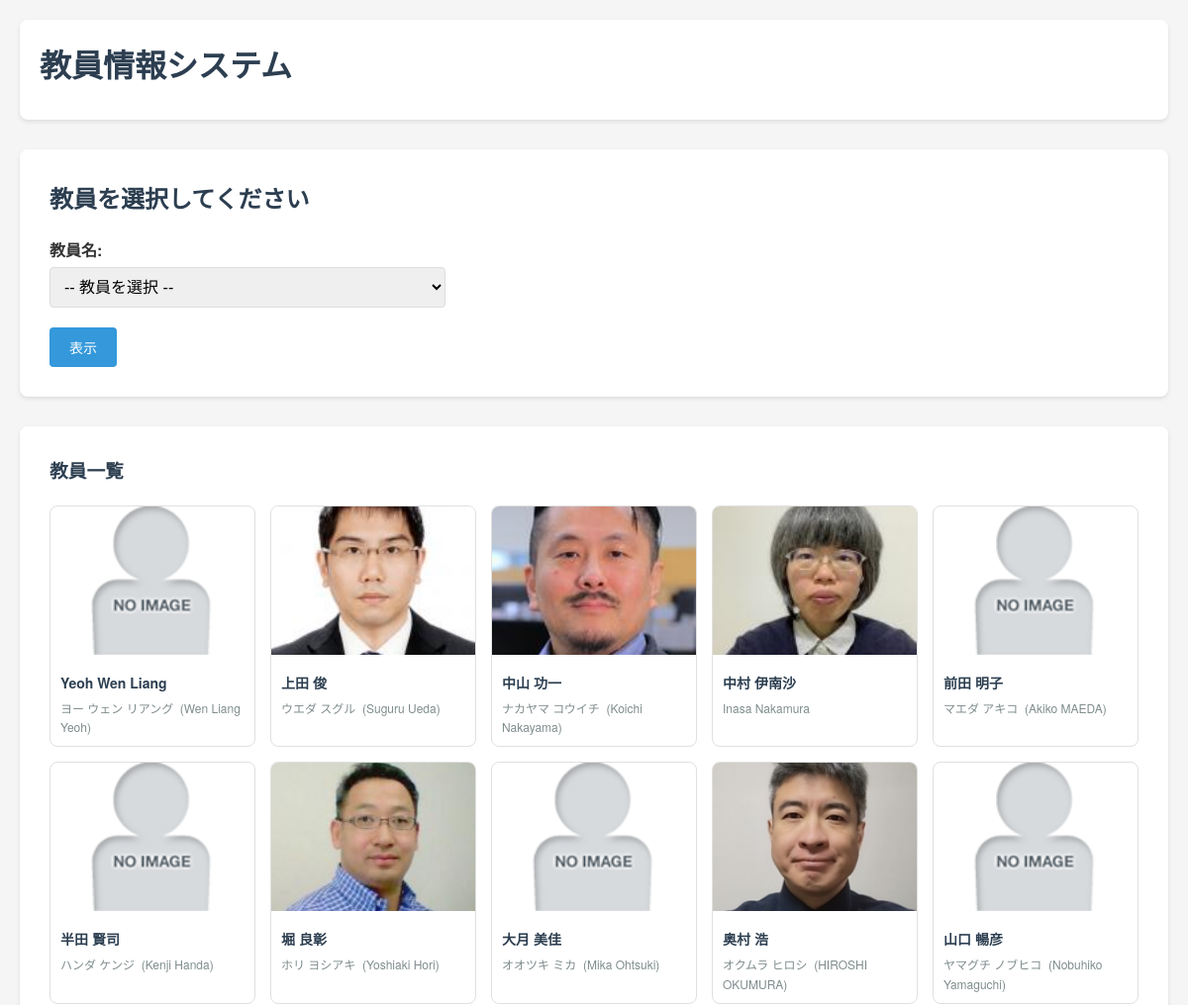
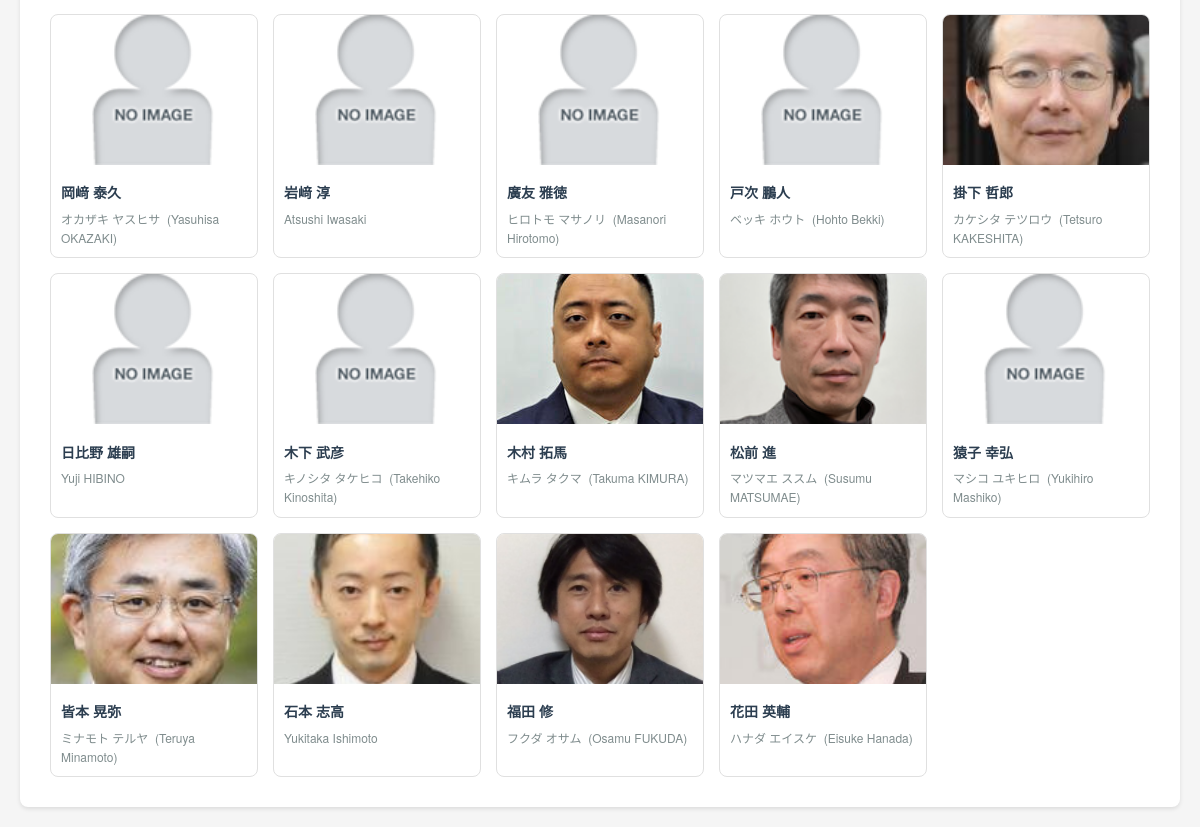
The page / on the database its author committed (2 pictures, top to bottom).
### tables this page shows
CREATE TABLE teacher (
        id   INTEGER PRIMARY KEY,
        url  TEXT UNIQUE,
        name TEXT,
        ruby TEXT,
        image TEXT
    );

### app.py (the view)
@app.route('/')
def index():
    db = get_db()
    cur = db.execute('SELECT id, name, ruby, image FROM teacher ORDER BY name')
    teachers = cur.fetchall()
    return render_template('index.html', teachers=teachers)

### app.py (called while the page is built)
def get_db():
    if 'db' not in g:
        conn = sqlite3.connect(DATABASE)
        conn.row_factory = sqlite3.Row
        g.db = conn
    return g.db

### templates/index.html (shortened to what this page needs)
<!DOCTYPE html>
<html lang="ja">
<head>
    <link rel="stylesheet" href="{{ url_for('static', filename='css/style.css') }}">
</head>
<body>
    <div class="container">
        <header>
            <h1>教員情報システム</h1>
        </header>
        <main>
            <div class="select-section">
                <h2>教員を選択してください</h2>
                <form action="{{ url_for('select_teacher') }}" method="post">
                    <div class="form-group">
                        <label for="teacher_id">教員名:</label>
                        <select name="teacher_id" id="teacher_id" required>
                            <option value="">-- 教員を選択 --</option>
                        </select>
                    </div>
                    <button type="submit" class="btn btn-primary">表示</button>
                </form>
            </div>
            <div class="teacher-list">
                <h3>教員一覧</h3>
                <div class="teacher-grid">
                    {% for teacher in teachers %}
                    <div class="teacher-card">
                        <a href="{{ url_for('teacher_detail', teacher_id=teacher.id) }}">
                            {% if teacher.image %}
                            <img src="{{ url_for('static', filename='images/' + teacher.image.split('/')[-1]) }}" alt="{{ teacher.name }}" class="teacher-image">
                            {% else %}
                            <div class="no-image">画像なし</div>
                            {% endif %}
                            <div class="teacher-info">
                                <h4>{{ teacher.name }}</h4>
                                {% if teacher.ruby %}
                                <p class="ruby">{{ teacher.ruby }}</p>
                                {% endif %}
                            </div>
                        </a>
                    </div>
                    {% endfor %}
                </div>
            </div>
        </main>
    </div>
</body>
</html>

### static/css/style.css (style rules this page uses)
* { margin: 0; padding: 0; box-sizing: border-box; }
body { font-family: 'Helvetica Neue', Arial, 'Hiragino Kaku Gothic ProN', 'Hiragino Sans', Meiryo, sans-serif; line-height: 1.6; color: #333; background-color: #f5f5f5; }
.container { max-width: 1200px; margin: 0 auto; padding: 20px; }
header { background: white; padding: 20px; margin-bottom: 30px; border-radius: 8px; box-shadow: 0 2px 4px rgba(0,0,0,0.1); }
header h1 { color: #2c3e50; margin-bottom: 10px; }
.btn { display: inline-block; padding: 10px 20px; text-decoration: none; border-radius: 4px; border: none; cursor: pointer; font-size: 14px; transition: background-color 0.3s; }
.btn-primary { background-color: #3498db; color: white; }
.select-section { background: white; padding: 30px; margin-bottom: 30px; border-radius: 8px; box-shadow: 0 2px 4px rgba(0,0,0,0.1); }
.select-section h2 { margin-bottom: 20px; color: #2c3e50; }
.form-group { margin-bottom: 20px; }
.form-group label { display: block; margin-bottom: 5px; font-weight: bold; }
.form-group select { width: 100%; max-width: 400px; padding: 10px; border: 1px solid #ddd; border-radius: 4px; font-size: 16px; }
.teacher-list { background: white; padding: 30px; border-radius: 8px; box-shadow: 0 2px 4px rgba(0,0,0,0.1); }
.teacher-list h3 { margin-bottom: 20px; color: #2c3e50; }
.teacher-grid { display: grid; grid-template-columns: repeat(auto-fill, minmax(180px, 1fr)); gap: 15px; }
.teacher-card { border: 1px solid #e0e0e0; border-radius: 8px; overflow: hidden; transition: transform 0.2s, box-shadow 0.2s; }
.teacher-card a { text-decoration: none; color: inherit; display: block; }
.teacher-image { width: 100%; height: 150px; object-fit: cover; }
.teacher-info { padding: 10px; }
.teacher-info h4 { margin-bottom: 5px; color: #2c3e50; font-size: 14px; }
.teacher-info .ruby { color: #7f8c8d; font-size: 12px; }

### rows shown on the page
teacher: image (picture), name "Yeoh Wen Liang", ruby "ヨー ウェン リアング (Wen Liang Yeoh)"
teacher: image (picture), name "上田 俊", ruby "ウエダ スグル (Suguru Ueda)"
teacher: image (picture), name "中山 功一", ruby "ナカヤマ コウイチ (Koichi Nakayama)"
teacher: image (picture), name "中村 伊南沙", ruby "Inasa Nakamura"
teacher: image (picture), name "前田 明子", ruby "マエダ アキコ (Akiko MAEDA)"
teacher: image (picture), name "半田 賢司", ruby "ハンダ ケンジ (Kenji Handa)"
teacher: image (picture), name "堀 良彰", ruby "ホリ ヨシアキ (Yoshiaki Hori)"
teacher: image (picture), name "大月 美佳", ruby "オオツキ ミカ (Mika Ohtsuki)"
teacher: image (picture), name "奥村 浩", ruby "オクムラ ヒロシ (HIROSHI OKUMURA)"
teacher: image (picture), name "山口 暢彦", ruby "ヤマグチ ノブヒコ (Nobuhiko Yamaguchi)"
teacher: image (picture), name "岡﨑 泰久", ruby "オカザキ ヤスヒサ (Yasuhisa OKAZAKI)"
teacher: image (picture), name "岩﨑 淳", ruby "Atsushi Iwasaki"
teacher: image (picture), name "廣友 雅徳", ruby "ヒロトモ マサノリ (Masanori Hirotomo)"
teacher: image (picture), name "戸次 鵬人", ruby "ベッキ ホウト (Hohto Bekki)"
teacher: image (picture), name "掛下 哲郎", ruby "カケシタ テツロウ (Tetsuro KAKESHITA)"
teacher: image (picture), name "日比野 雄嗣", ruby "Yuji HIBINO"
teacher: image (picture), name "木下 武彦", ruby "キノシタ タケヒコ (Takehiko Kinoshita)"
teacher: image (picture), name "木村 拓馬", ruby "キムラ タクマ (Takuma KIMURA)"
teacher: image (picture), name "松前 進", ruby "マツマエ ススム (Susumu MATSUMAE)"
teacher: image (picture), name "猿子 幸弘", ruby "マシコ ユキヒロ (Yukihiro Mashiko)"
teacher: image (picture), name "皆本 晃弥", ruby "ミナモト テルヤ (Teruya Minamoto)"
teacher: image (picture), name "石本 志高", ruby "Yukitaka Ishimoto"
teacher: image (picture), name "福田 修", ruby "フクダ オサム (Osamu FUKUDA)"
teacher: image (picture), name "花田 英輔", ruby "ハナダ エイスケ (Eisuke Hanada)"
